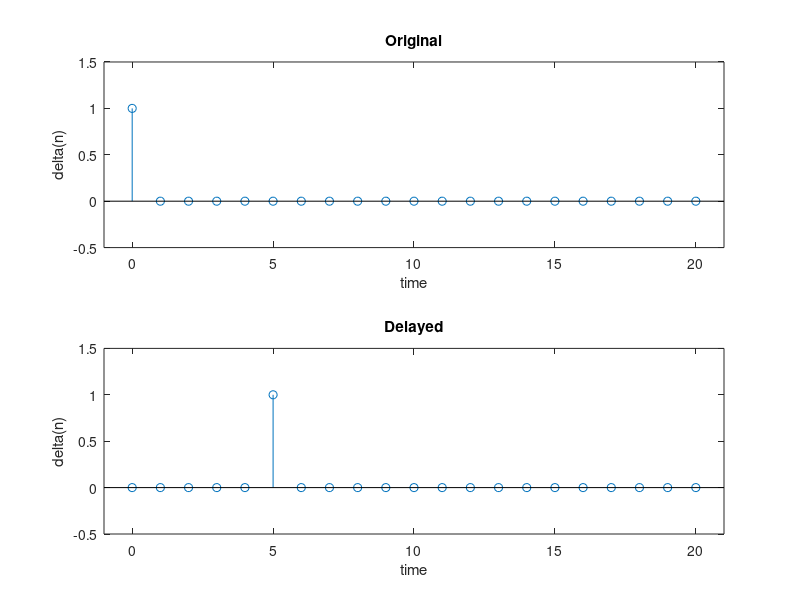

This figure's MATLAB source:
%Aditya Badayalya, 510819056, Assignment 2
clc;clear;
n=1:1:21;
delay = input("Enter the delay in the range of 1-20 : ");
while delay<1 || delay>20
    delay= input("Invalid Input! Enter again " );
end
figure('name',"Question 1",'numbertitle', 'off');
del_1=[ones(1,1) zeros(1,20)];
del_1;
del_2=[zeros(1,delay) ones(1,1) zeros(1,20-delay)];
subplot(2,1,1);
stem(n-1, del_1);
axis([-1 21 -1 2]);
ylim([-0.5 1.5]);
xlabel("time");
ylabel("delta(n)");
title("Original");
subplot(2,1,2);
stem(n-1, del_2);
axis([-1 21 -1 2]);
ylim([-0.5 1.5]);
xlabel("time");
ylabel("delta(n)");
title("Delayed");
